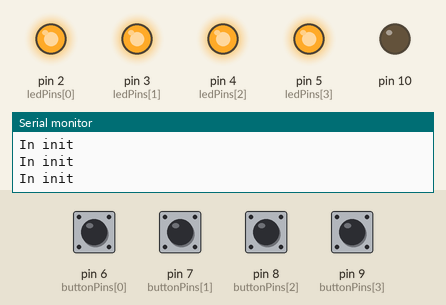
Bench run of a sketch on a simulated Arduino Uno, built with avr-gcc and run on an emulated ATmega328P. Parts: output pins drawn as LEDs (lit = HIGH), the last lines printed to the serial monitor. Inputs (shaded band) come from the test bench; at power-on: pin 6 (buttonPins[0]), pin 7 (buttonPins[1]), pin 8 (buttonPins[2]), pin 9 (buttonPins[3]) HIGH. Random numbers use the default seed unless the sketch sets one.

Above: at 6.7 s.
6.8 s: pin 6 (buttonPins[0]) pulled LOW for 0.15 s
At 8.3 s:
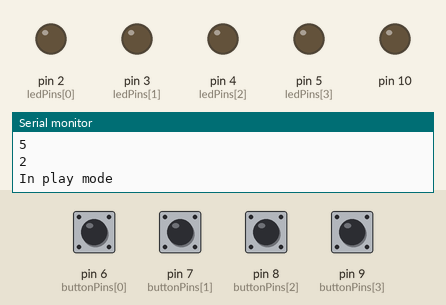
At 15.6 s:
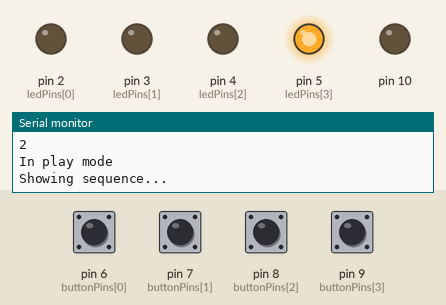
Timing chart, 0 to 17.5 s (numbered marks = the images above; inputs shaded):
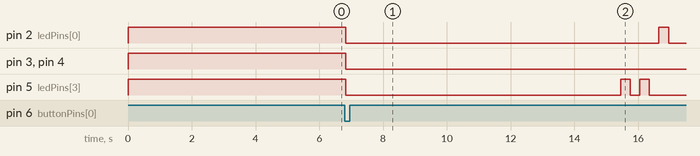

The sketch:

simon_game.ino
```cpp
#include <NewhavenLCDSerial.h>
#include <SoftwareSerial.h>
#include "notes.h"


const int ledPins[] = {2, 3, 4, 5}; // set up led pins
const int buttonPins[] = {6, 7, 8, 9}; // set up button pins
const int max_level = 100; // max possible level
const int max_life = 5; // start with 5 lives
int velocity = 300; // velocity - time in between
int level = 3; // number of lights in a sequence
int life = 5; // init life
int game_sequence[max_level]; // the pattern of simon game
int user_sequence[max_level]; // the pattern that user plays
int count = 0; // init button press count for later
int wrong = 0; // init wrong flag for later

//set up tune
int melody[] = {NOTE_E4, NOTE_FS4, NOTE_B4, NOTE_CS5, NOTE_D5, NOTE_FS4, NOTE_E4, NOTE_CS5, NOTE_B4, NOTE_FS4, NOTE_D5, NOTE_CS5};
int noteDurations = 1000 / 8;

//set up lcd display
int rows = 2;      // number of rows
int cols = 16;     // number of columns
NewhavenLCDSerial lcd(10);


int timer;  //debounce timer

enum btn {ON, DEBOUNCE, OFF}; // our own type for button states

btn btnstate[4];    // variable to store state

void setup() {
  // initialize led pins as output
  pinMode(ledPins[0], OUTPUT);
  pinMode(ledPins[1], OUTPUT);
  pinMode(ledPins[2], OUTPUT);
  pinMode(ledPins[3], OUTPUT);
  // initialize button pins as input
  pinMode(buttonPins[0], INPUT_PULLUP);
  pinMode(buttonPins[1], INPUT_PULLUP);
  pinMode(buttonPins[2], INPUT_PULLUP);
  pinMode(buttonPins[3], INPUT_PULLUP);

  //to start, all the lights are on
  digitalWrite(ledPins[0], HIGH);
  digitalWrite(ledPins[1], HIGH);
  digitalWrite(ledPins[2], HIGH);
  digitalWrite(ledPins[3], HIGH);

  lcd.clear();              // clear LCD

  Serial.begin(9600);

  //print welcome message
  lcdPrintWelcome();


}

void lcdPrintWelcome() {

  lcd.setCursor(0, 5);     // row 0, column 5
  lcd.print("WELCOME");    // display text
  delay(500);            // wait
  lcd.clear();             // clear LCD

  lcd.setCursor(0, 0);
  lcd.print("Press any button to begin");
  lcd.setCursor(1, 0);
  lcd.print("to begin");
  lcd.display();
  delay(5000);
  lcd.clear();             // clear LCD

}

void lcdPrintStart() {

  // the number of level
  int level_num = level - 2;

  //print level number on lcd
  lcd.setCursor(0, 0);     // row 0, column 0
  lcd.print("Level");    // display text
  lcd.setCursor(1, 0);     // row 1, column 0
  lcd.print(level_num);    // display text
  delay(2000);            // wait
  lcd.clear();             // clear LCD
  lcd.setCursor(0, 0);     // row 0, column 0
  lcd.print("Your Life");    // display text
  // print symbols for number of life left
  for (int i = 0; i < life; i++) {
    lcd.setCursor(1, i);
    lcd.print("*");
  };
  delay(2000);            // wait
  lcd.clear();             // clear LCD


}

// show this before showing game sequence
void lcdPrintShow() {

  lcd.setCursor(0, 0);     // row 0, column 0
  lcd.print("Showing Sequence...");    // display text
  delay(3000);            // wait
  lcd.clear();             // clear LCD

}

// show this when user press wrong button
void WrongOne() {

  lcd.clear();
  lcd.setCursor(0, 0);
  lcd.print("Life -1");    // display text
  life -= 1;
  for (int i = 0; i < life; i++) {
    lcd.setCursor(1, i);
    lcd.print("*");
  };
  delay(2000);            // wait
  lcd.clear();             // clear LCD


}

// set up game states

enum game {INIT, GENERATE, PLAY, LISTEN, WRONG};
game gamestates;

void loop() {
  // put your main code here, to run repeatedly:

  for (int i = 0; i < 4; i++) { // for the four buttons

    switch (gamestates) {

      case INIT:
        // four lights are on
        digitalWrite(ledPins[0], HIGH);
        digitalWrite(ledPins[1], HIGH);
        digitalWrite(ledPins[2], HIGH);
        digitalWrite(ledPins[3], HIGH);

        Serial.println("In init"); // for debug
        level = 3; //when a new game starts, initialize num of steps to 3
        life = max_life; //when a new game starts, initialize num of steps to max_life


        if (digitalRead(buttonPins[i]) == LOW) { //if any button is pressed
          Serial.println("button pressed"); // debug
          int foo = millis(); // returns the current time in ms since the program started
          randomSeed(foo); // make it really random
          gamestates = GENERATE; // go prepare for the game
        } else {
          break;
        }

      case GENERATE:
        allOff(); // all lights off
        Serial.println("in generate"); // debug

        for (int i = 0; i < level; i++) { // create a "level" number sequence of lights
          game_sequence[i] = ledPins[random(0, 4)];
          Serial.println(game_sequence[i]);
        };
        gamestates = PLAY; // start play
        break;


      case PLAY:
        Serial.println("In play mode");//debug
        delay(500);
        lcdPrintStart(); // print message
        show_sequence(); // show pattern
        gamestates = LISTEN; // wait for input
        break;


      case LISTEN:
        wrong = 0; // set up flag for wrong input
        ReadButton(); // read button input with debounce
        Serial.println(wrong); //debug
        if (wrong == 1) { // if user is wrong
          count = 0; // re init count of button press to 0
          gamestates = WRONG; // go to wrong state

        } else if (count >= level) { // if user pressed enough buttons
          Serial.println("count > level"); //debug
          //Serial.println("1");
          noTone(12); // silence
          count = 0; // re init count of button press to 0
          level += 1; // will go to next level
          delay(200);
          gamestates = GENERATE; // go to generate sequence for the next level
        }
        break;


      case WRONG:
        noTone(12); //silence
        Serial.println("wrong entered"); // for debug
        delay(50);
        WrongOne(); // display wrong msg
        if (life > 0) { // if there's still life
          gamestates = GENERATE; // continue game in same level
        } else { // if no life is left
          allOff(); //turn all lights off
          lcd.setCursor(0, 0);     // row 0, column 0
          lcd.print("Game Over! Press any");
          lcd.setCursor(1, 0);     // row 1, column 0
          lcd.print("button to start again");
          delay(2000);
          lcd.clear();
          gamestates = INIT; // wait for button input to start a new game

        }

    }
  }
}

void ReadButton() {

  for (int i = 0; i < 4; i++) { // for the four buttons
    int reading = digitalRead(buttonPins[i]);  // check pin reading

    switch (btnstate[i]) {

      case OFF:
        if (reading == LOW) { // button press?
          btnstate[i] = DEBOUNCE;
          timer = 5;
        } break;
      case DEBOUNCE:
        if (reading == LOW) {  // if button reading remains low
          if (timer <= 0) {   // and the time elapses
            btnstate[i] = ON;       // this is a "real" button press"
            digitalWrite(ledPins[i], HIGH);
            user_sequence[count] = ledPins[i];
            Serial.println(count);
            if (user_sequence[count] == game_sequence[count]) {
              Serial.println("Right one");
              tone(12, melody[0]); //play the sound for right one
              lcd.setCursor(0, 0);     // row 0, column 0
              lcd.print(count + 1); // display the current number of count
              lcd.setCursor(1, 0);
              lcd.print("correct"); // display "correct"
              delay(100);
              lcd.clear();


            } else {
              Serial.println("Wrong one");
              wrong = 1; // wrong flag set to 1
              tone(12, melody[5]); //play the sound for wrong one
              lcd.setCursor(0, 0);     // row 0, column 0
              lcd.print("WRONG");  //display "wrong"
              delay(100);
              lcd.clear();


            };
            count += 1; // increase button press count
            break;

          } else {
            timer--; // if time hasn't elapsed, but button is still low, keep waiting
          }

        }

        else btnstate[i] = OFF;
        break;

      case ON:
        if (reading == HIGH) { //button is not pressed
          btnstate[i] = OFF;
          digitalWrite(ledPins[i], LOW); // light is off
          noTone(12); // no sound
        }

    }
  }
}
void allOff() { // turn all lights off
  digitalWrite(ledPins[0], LOW);
  digitalWrite(ledPins[1], LOW);
  digitalWrite(ledPins[2], LOW);
  digitalWrite(ledPins[3], LOW);

}

void show_sequence()
{


  Serial.println("Showing sequence..."); //debug
  lcdPrintShow();// show message on lcd
  delay(1000);

  for (int i = 0; i < level; i++) //i = level
  // for lights in the current pattern, turn lights on and off
  {
    digitalWrite(game_sequence[i], HIGH);
    delay(velocity);
    digitalWrite(game_sequence[i], LOW);
    delay(velocity);
  };
  // finish pattern, all lights off
  allOff();
  Serial.println("Your turn!"); //debug
  // display message on lcd
  lcd.setCursor(0, 0);
  lcd.print("Your Turn!");
  delay(300);
  lcd.clear();

}
```

Measured:
- after the input at 6.8 s, pin 2 (ledPins[0]): HIGH → LOW at once, → HIGH 9.8 s later, → LOW 0.30 s later; pin 3 (ledPins[1]), pin 4 (ledPins[2]): HIGH → LOW at once; pin 5 (ledPins[3]): goes LOW 8.6 s, HIGH 0.30 s, LOW 0.30 s, HIGH 0.30 s, then LOW, starting at once
